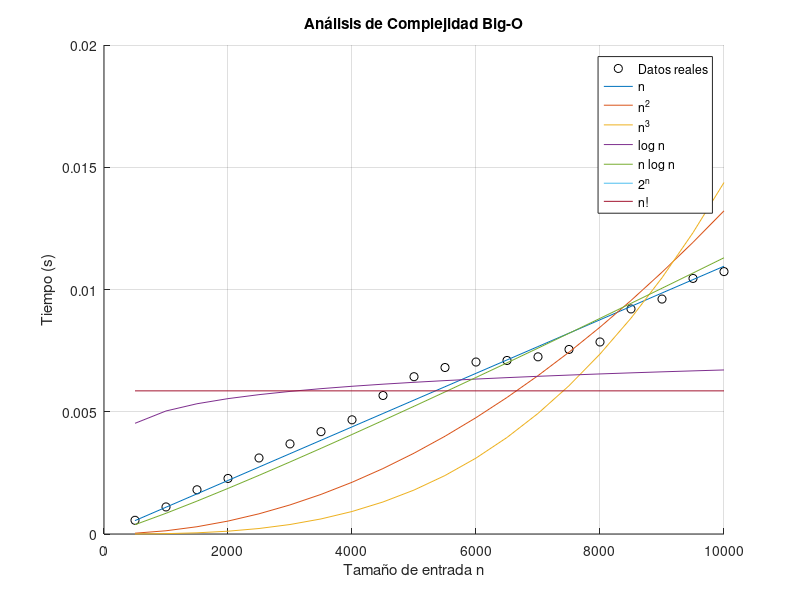

Reproduce this figure in MATLAB.
% Datos de medición
n = [500 1000 1500 2000 2500 3000 3500 4000 4500 5000 5500 6000 6500 7000 7500 8000 8500 9000 9500 10000 ];
t = [0.0005602 0.0011071 0.0018087 0.0022718 0.0031093 0.0036853 0.0041855 0.0046702 0.0056652 0.0064334 0.0068097 0.0070339 0.0070977 0.0072468 0.0075484 0.0078535 0.0092053 0.0096094 0.0104538 0.0107326 ];

% Modelos de complejidad
models = {
  'n', n;
  'n^2', n.^2;
  'n^3', n.^3;
  'log n', log(n);
  'n log n', n.*log(n);
  '2^n', 2.^n;
  'n!', arrayfun(@(x) factorial(min(x,10)), n)
};

% Ajuste y error
errors = zeros(size(models,1),1);
scales = zeros(size(models,1),1);

for i = 1:size(models,1)
  f = models{i,2};
  a = (f * t') / (f * f');
  scales(i) = a;
  errors(i) = norm(a*f - t);
end

figure; hold on; grid on;
plot(n, t, 'ko', 'DisplayName', 'Datos reales');
for i = 1:size(models,1)
  plot(n, scales(i)*models{i,2}, 'DisplayName', models{i,1});
end
xlabel('Tamaño de entrada n');
ylabel('Tiempo (s)');
title('Análisis de Complejidad Big-O');
legend('show');

[bestError, idx] = min(errors);
fprintf('Mejor ajuste Big-O: %s\n', models{idx,1});

% MergeSort.cpp ejecuta → Mide tiempos con DLL → Exporta datos MATLAB
%                                    ↓
%                          mergesort_bigo.m ajusta modelos
%                                    ↓
%                        Gráfica que confirma O(n log n)
